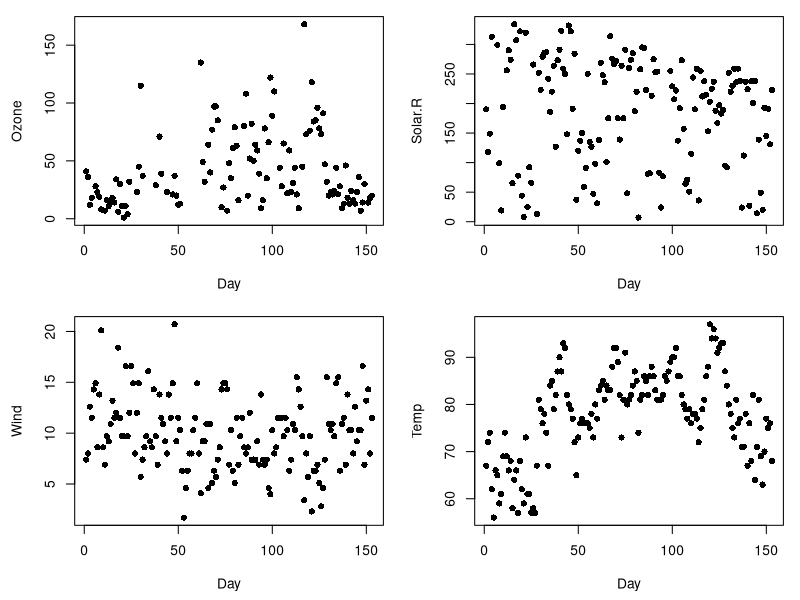
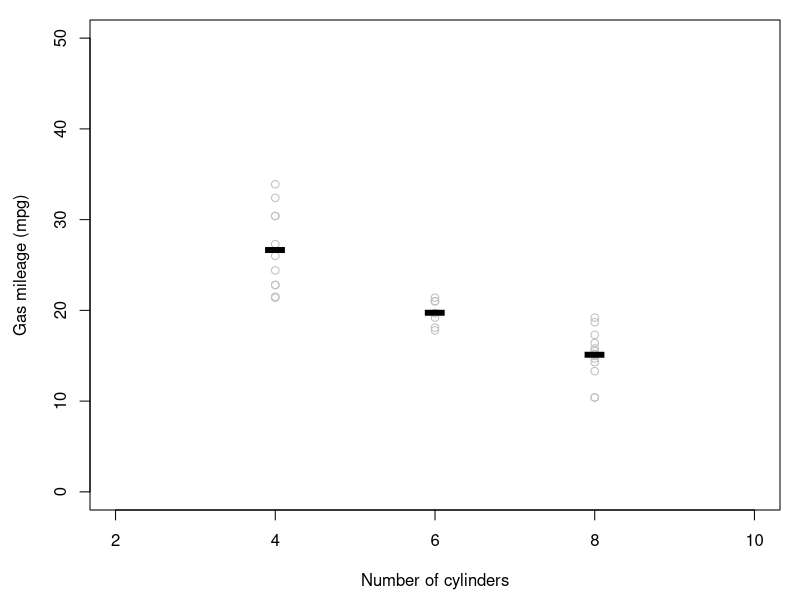
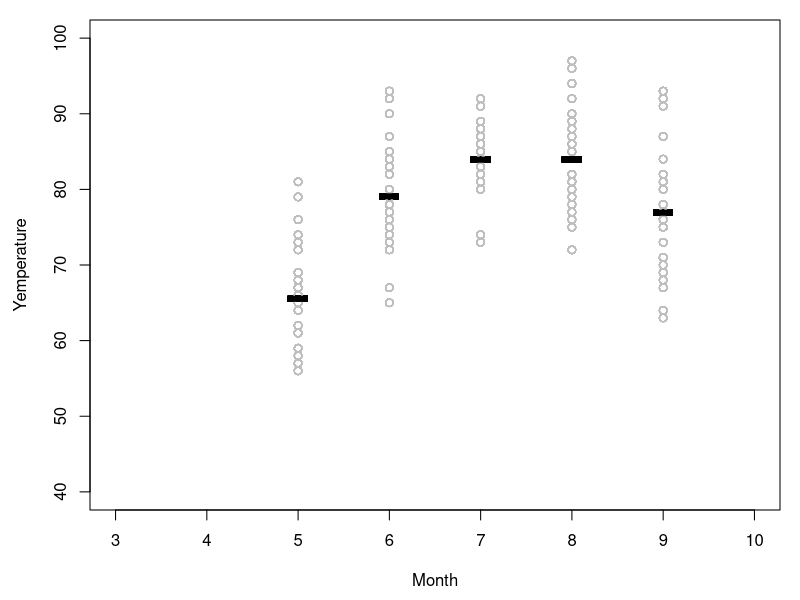
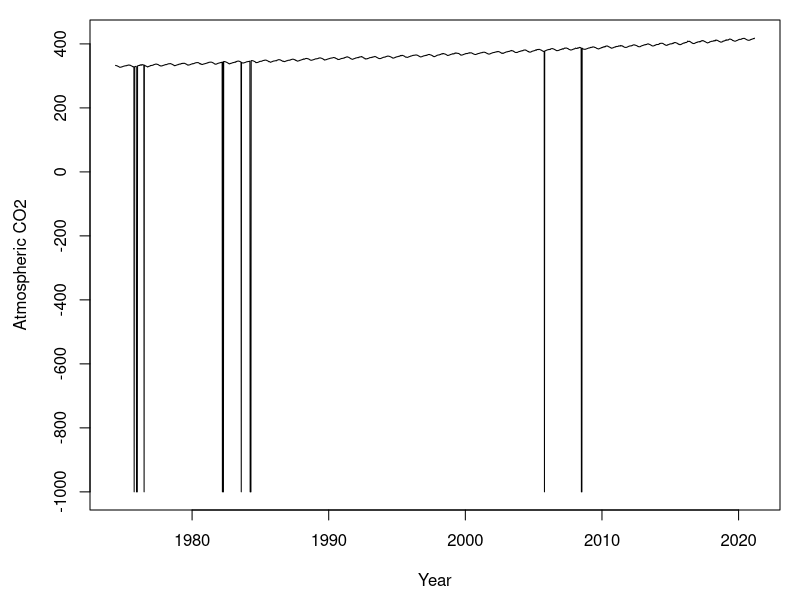
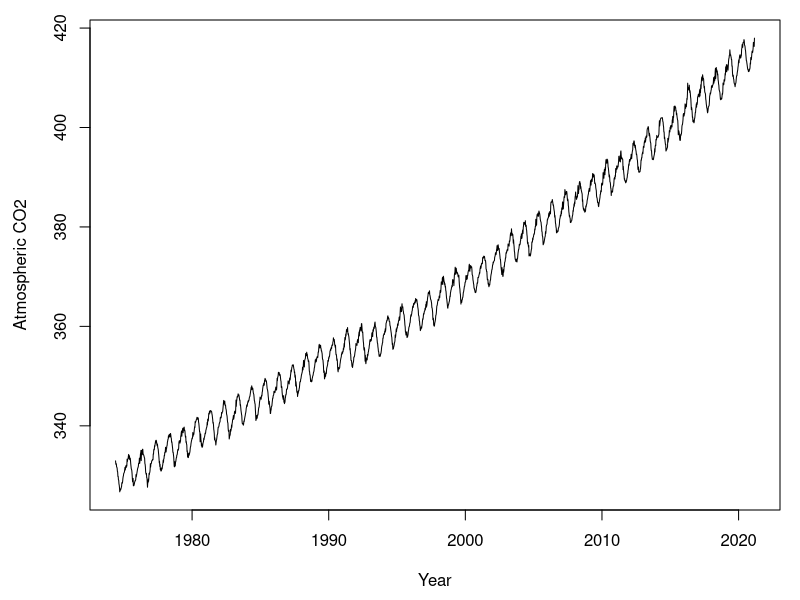
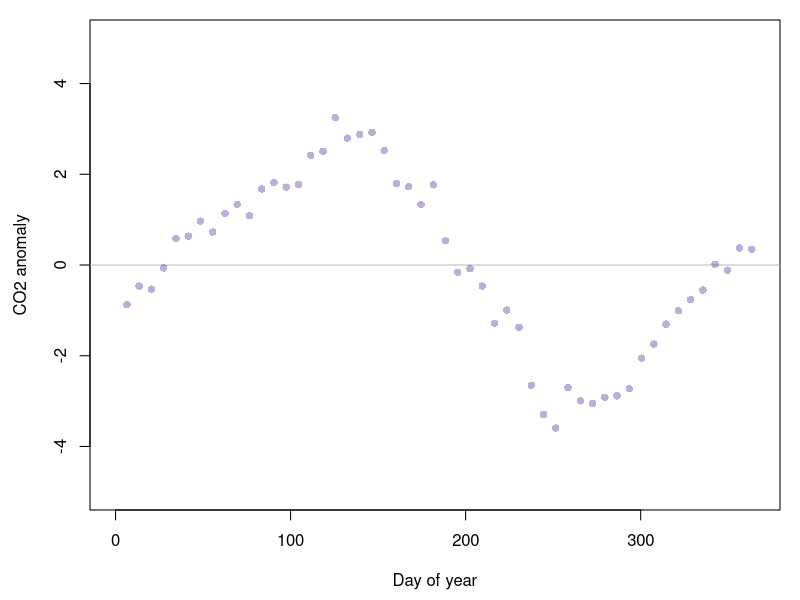
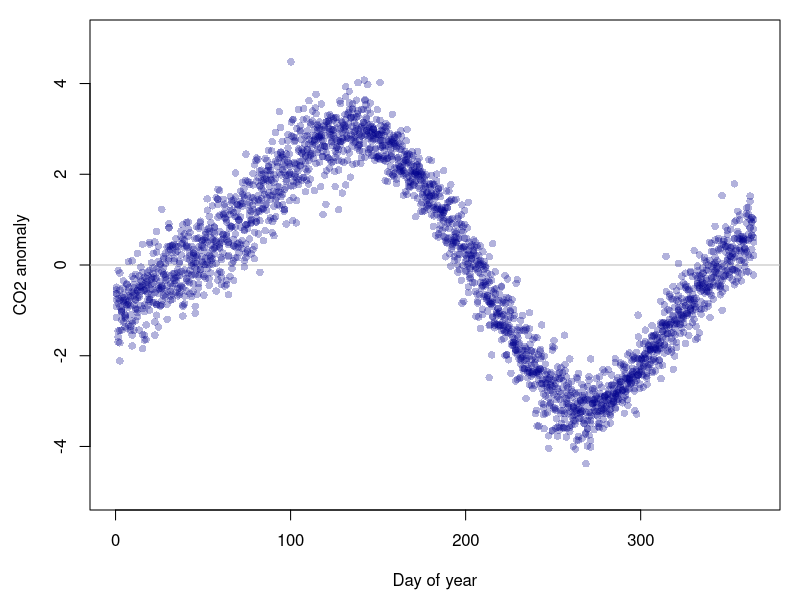
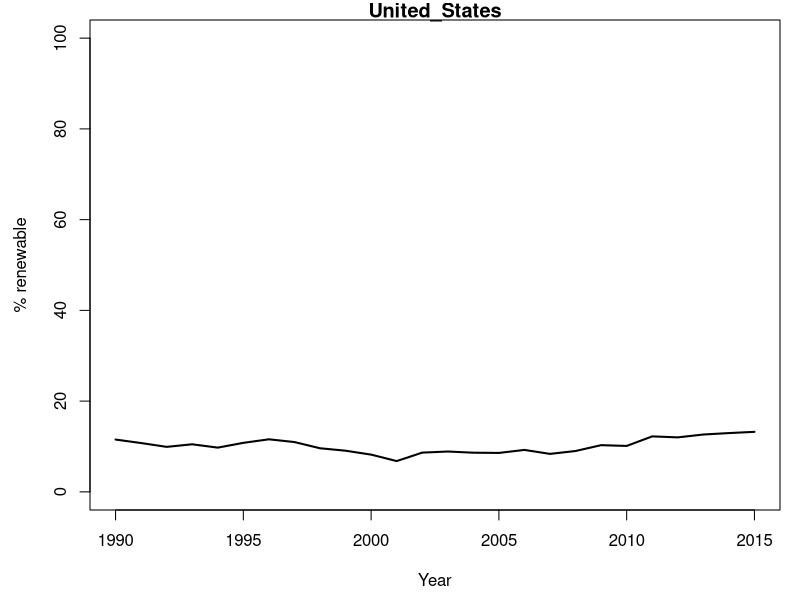

Here is the R script that generated these plots, in order:
## ---- chunk 1
x <- 1:5
for(i in x){
  print(i)
}
## ---- chunk 2
for(i in 1:5){
  print("I'm just repeating myself.")
}
## ---- chunk 3
x <- 2
for(i in 1:5){
  x <- x*x
  print(x)
}
## ---- chunk 4
professors <- c("Keri","Deb","Ken") 
for(x in professors){
  print(paste0(x," is pretty cool!"))
}
## ---- chunk 5
# Add your names to this vector
famous.names <- c("Lady Gaga","David Haskell","Tom Cruise")
## ---- chunk 6
# Do your coding here
for(i in famous.names){
  print(paste0(i," has cooties!"))
}
## ---- chunk 7
data(airquality)
head(airquality)
## ---- chunk 8
par(mfrow=c(2,2)) # Setup a multi-panel plot # format = c(number of rows, number of columns)
par(mar=c(4.5,4.5,1,1)) # Set plot margins

for(i in 1:4){
  y <- airquality[,i]
  var.name <- names(airquality)[i]
  plot(y,xlab="Day",ylab=var.name,pch=16)
}

par(mfrow=c(1,1)) # restore the default single-panel plot
## ---- chunk 9
data(mtcars)
head(mtcars)
## ---- chunk 10
# Let's see how many different cylinder types there are in the data
ucyl <- unique(mtcars$cyl) ; ucyl

# Let's make an empty plot
plot(1,type="n", # tell R not to draw anything
     xlim=c(2,10),ylim=c(0,50),
     xlab="Number of cylinders",
     ylab="Gas mileage (mpg)")

# Write your for loop here to add the actual data
i=ucyl[1] # It's always good to use a known value of i as you build up your for loop
for(i in ucyl){
  
  # Subset the dataframe according to number of cylinders
  cari <- mtcars[mtcars$cyl==i,]
  
  # Plot the raw data
  points(x=cari$cyl,y=cari$mpg,col="grey")
  
  # Superimpose the mean on top
  points(x=i,y=mean(cari$mpg),col="black",pch="-",cex=5,)
}
## ---- chunk 11
plot(1,type="n",
     xlim=c(3,10),ylim=c(40,100),
     xlab="Month",
     ylab="Yemperature")

# Write your for loop here to add the actual data
for(i in airquality$Month){
  airi <- airquality[airquality$Month==i,]
  points(x=airi$Month,y=airi$Temp,pch=1,col="grey")
  points(x=i,y=mean(airi$Temp),pch="-",cex=5,col="black")
}
## ---- chunk 12
kc <- read.csv("./data/keeling-curve.csv") ; head(kc)
## ---- chunk 13
plot(kc$CO2 ~ kc$year_dec,type="l",xlab="Year",ylab="Atmospheric CO2")
## ---- chunk 14
kc <- kc[kc$CO2 >0,] 
plot(kc$CO2 ~ kc$year_dec,type="l",xlab="Year",ylab="Atmospheric CO2")
## ---- chunk 15

# Stage an empty plot for what you are trying to represent
plot(1, # plot a single point
     type="n",
     xlim=c(0,365),xlab="Day of year",
     ylim=c(-5,5),ylab="CO2 anomaly")
abline(h=0,col="grey") # add nifty horizontal line

# Reduce the dataset to a single year (any year)
kcy <- kc[kc$year=="1990",] ; head(kcy)

# Let's convert each CO2 reading to an 'anomaly' compared to the year's average.
CO2.mean <- mean(kcy$CO2,na.rm=TRUE) ; CO2.mean  # Take note of how useful that 'na.rm=TRUE' input can be!

y <- kcy$CO2 - CO2.mean ; y # Translate each data point to an anomaly

# Add points to your plot
points(y~kcy$day_of_year,pch=16,col=adjustcolor("darkblue",alpha.f=.3))

## ---- chunk 16
# First, stage your empty plot:
plot(1,type="n",
     xlim=c(0,365),xlab="Day of year",
     ylim=c(-5,5),ylab="CO2 anomaly")

abline(h=0,col="grey")

# Now we will loop through each year of data. First, get a vector of the years included in the dataset:
years <- unique(kc$year) ; years

# Now build your for loop. 
# Notice that the contents of the `for loop` are exactly the same 
# as the single plot above --  with one exception. 
# Notice the use of the symbol i

for(i in years){

  # Reduce the dataset to a single year
  kcy <- kc[kc$year==i,] ; head(kcy)
  
  # Let's convert each CO2 reading to an 'anomaly' compared to the year's average.
  CO2.mean <- mean(kcy$CO2,na.rm=TRUE) ; CO2.mean # Get average CO2 for year

  y <- kcy$CO2 - CO2.mean ; y # Translate each data point to an anomaly

  # Add points to your plot
  points(y~kcy$day_of_year,pch=16,col=adjustcolor("darkblue",alpha.f=.3))
  
}

## ---- chunk 17
df <- read.csv("./data/renewable-energy.csv")
## ---- chunk 18
# Write your code here
names(df)
i=2
for(i in 2:ncol(df)){
  dfi <- df[,i] ; dfi
  diffi <- dfi[length(dfi)] - dfi[1] ; diffi
  print(paste0(names(df)[i]," : ",round(diffi),"% change."))
}
## ---- chunk 19
# Write your code here
diffs <- c()
i=2
for(i in 2:ncol(df)){
  dfi <- df[,i] ; dfi
  diffi <- dfi[length(dfi)] - dfi[1] ; diffi
  print(paste0(names(df)[i]," : ",round(diffi),"% change."))
  diffs <- c(diffs,diffi)
}
diffs
## ---- chunk 20
# Write code here
head(df)
dfi <- df[,c(1,13)] 
plot(x=dfi[,1],
     y=dfi[,2],
     type="l",lwd=2,
     xlim=c(1990,2015),ylim=c(0,100),
     xlab="Year",ylab="% renewable",
     main=names(dfi)[2])
## ---- chunk 21

par(mfrow=c(4,3))
i=3
for(i in 2:ncol(df)){
  dfi <- df[,c(1,i)] ; dfi
  plot(x=dfi[,1],
       y=dfi[,2],
       type="l",lwd=2,
       xlim=c(1990,2015),ylim=c(0,100),
       xlab="Year",ylab="% renewable",
       main=names(dfi)[2])
}

## ---- chunk 22
par(mfrow=c(1,1))
plot(1,type="n",lwd=2,
     xlim=c(1990,2015),ylim=c(0,100),
     xlab="Year",ylab="% Renewable")

for(i in 2:ncol(df)){
  dfi <- df[,c(1,i)] ; dfi
  lines(dfi[,2]~dfi[,1],lwd=2,col=adjustcolor("black",alpha.f=.5))
}

lines(df$United_States~df$year,lwd=4,col="red")

